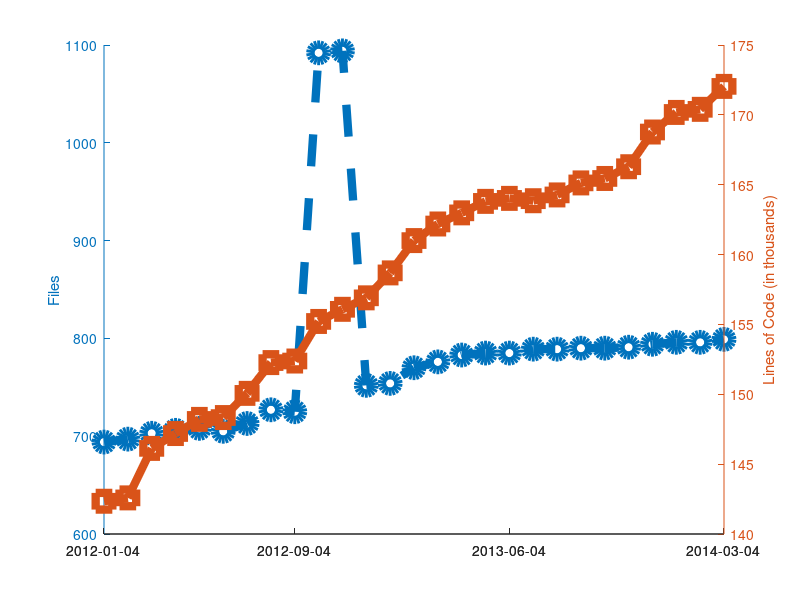

Write MATLAB code to recreate this figure.
clear all
clf
hold on

% These data were gathered using version 1.60 of the CLOC perl script:
% http://sourceforge.net/projects/cloc/files/cloc/v1.60/cloc-1.60.pl/download
%
% Lines of code are counted from include/*/*.h and src/*/*.C.
%
% The basic idea (which should be scripted) is to run:
% git checkout `git rev-list -n 1 --before="$my_date" master`
% cloc.pl src/*/*.C include/*/*.h
%
% The output looks like:
%      799 text files.
%      799 unique files.
%        0 files ignored.
%
% http://cloc.sourceforge.net v 1.60  T=3.43 s (233.1 files/s, 91171.7 lines/s)
% -------------------------------------------------------------------------------
% Language                     files          blank        comment           code
% -------------------------------------------------------------------------------
% C++                            416          43101          34649         135725
% C/C++ Header                   383          20283          42494          36260
% -------------------------------------------------------------------------------
% SUM:                           799          63384          77143         171985
% -------------------------------------------------------------------------------
%
% I only gathered the sum of code lines and the number of files, but
% clearly other data is available.

% Date, Num Files, Num Lines
data = {
% 2012
    '2012-01-04', 694  142345
    '2012-02-04', 697  142585
    '2012-03-04', 703  146127
    '2012-04-04', 706  147191
    '2012-05-04', 708  148202
    '2012-06-04', 705  148334
    '2012-07-04', 713  150066
    '2012-08-04', 727  152269
    '2012-09-04', 725  152381
    '2012-10-04', 1092 155213 % Don't know what happened to the number of files here...
    '2012-11-04', 1094 156082 % We moved from libmesh/src to src around here so maybe that caused it?
    '2012-12-04', 752  156903
% 2013
    '2013-01-04', 754, 158689
    '2013-02-04', 770, 161001
    '2013-03-04', 776, 162189
    '2013-04-04', 783, 162986
    '2013-05-04', 785, 163808
    '2013-06-04', 785, 164022
    '2013-07-04', 789, 163854
    '2013-08-04', 789, 164269
    '2013-09-04', 790, 165129
    '2013-10-04', 790, 165447
    '2013-11-04', 791, 166287
    '2013-12-04', 794, 168772
% 2014
    '2014-01-04', 796, 170174
    '2014-02-04', 796, 170395
    '2014-03-04', 799, 172037
       };

% length works like you would expect it to for cell arrays.
N=length(data);

% Can't plot string data automatically?
x=linspace(1,N,N);

% Only way to set linestyles with plotyy is after the fact, apparently.
% plotyy returns the axis handle first, followed by the two plot handles.
[haxis, h1, h2] = plotyy(x, [data{:,2}], x, [data{:,3}] ./ 1000);

% Label the axes
ylabel (haxis(1), 'Files');
ylabel (haxis(2), 'Lines of Code (in thousands)');

% Make thick lines - this looks better in PDF
set([h1, h2], 'linewidth', 6);

% Turn on markers
set(h1, 'marker', 'o');
set(h2, 'marker', 's');

% Use bigger markers
set([h1, h2], 'markersize', 12);

% Make dashed line?  Aquaterm doesn't seem to properly display this, but it
% does work in the PDF!
set(h1, 'linestyle', '--');

% Set the xticks and labels so that it shows dates instead of numbers.
xticksat = [1 ceil(N/3) floor(2*N/3) N];
set(haxis, 'xtick', xticksat);

for i=1:length(xticksat)
  xtlabels{i} = data{xticksat(i), 1};
end
set(haxis, 'xticklabel', xtlabels);

% Set some "paper" variables.  None of these seem to have any effect?
% set (gcf, "paperposition", [0.25, 0.25, 10.75, 8.25]);
% set (gcf, "papersize", [11, 8.5]);
% set (gcf, "paperorientation", 'landscape');

% Make a PDF of this plot.  I had to mess with setting the size
% manually through the print command, otherwise the right-hand axis
% was cut off.  I just picked 1920x1080 at random and it seemed to
% work...
print('-dpdf', '-S1920,1080', 'cloc_libmesh.pdf', '-FHelvetica:20');
